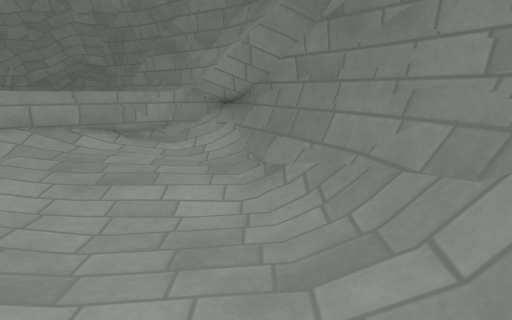
[1] (above)

12 first-person views from a walk through a Godot game level. The camera is 1.3 m above the floor, tilts 12° down and sees 75° across. The floor is counted in squares, 0.5 m on a side. Each view is taken from the middle of a square. On the plan, view 1 faces up. The plan holds only what a view shows up to about 20 squares ahead; the rest is blank. The place goes on beyond the plan. Surface patterns are stand-ins for the level's own textures.

[2]
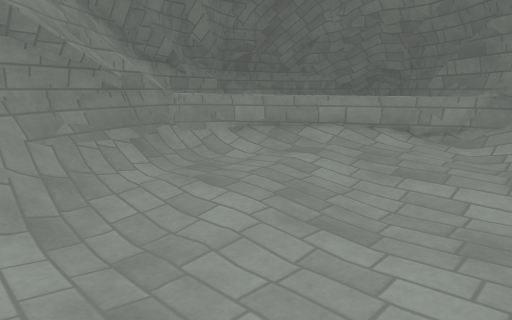

[3]
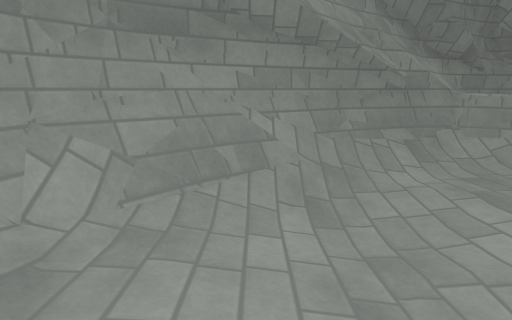

[4]
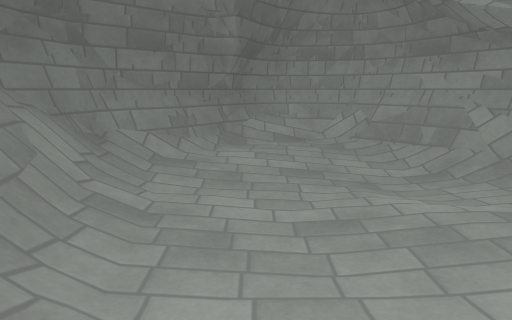

[5]
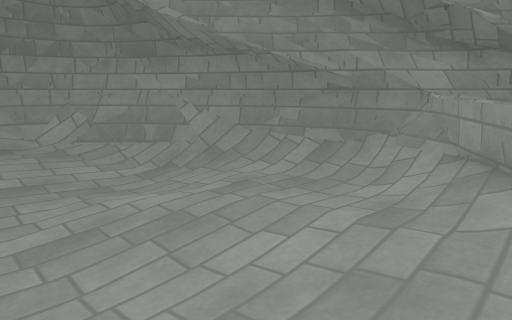

[6]
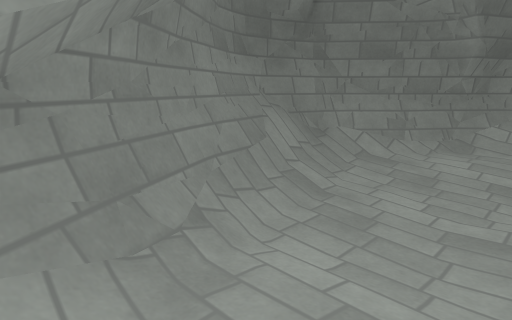

[7]
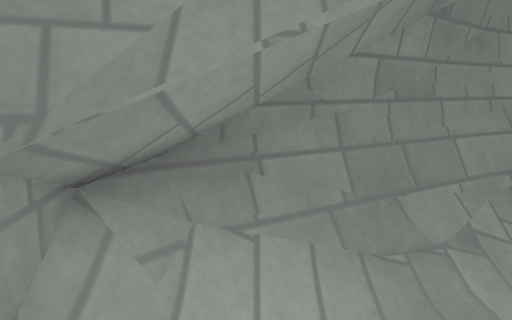

[8]
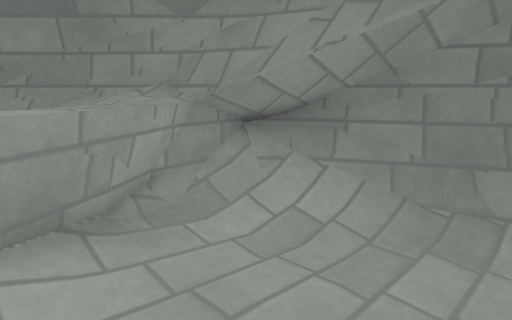

[9]
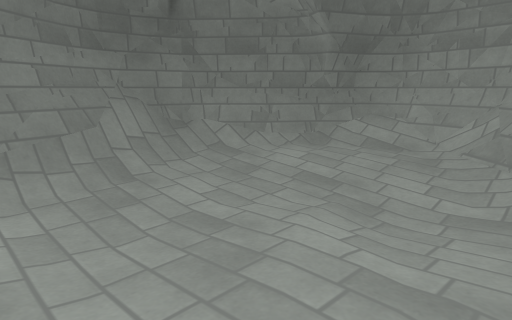

[10]
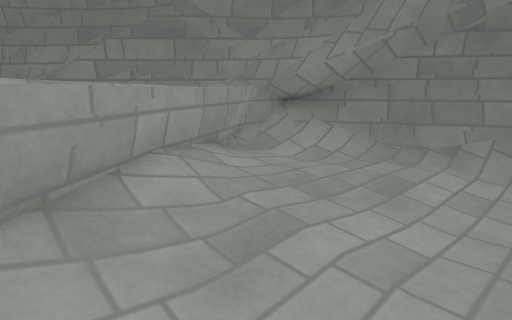

[11]
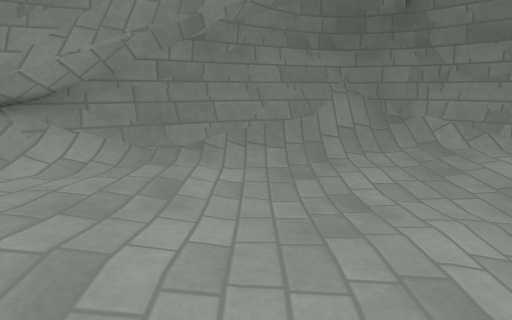

[12]
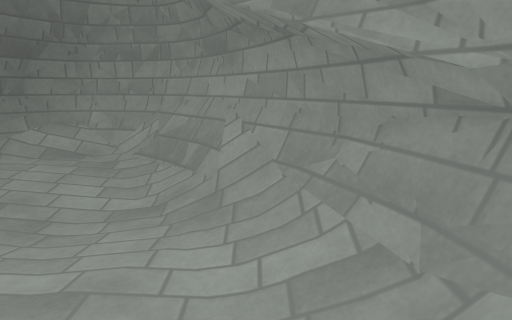

### Floor plan
Key: @ floor where view 1 was taken; # wall or solid block; x gap in a wall; . main floor; : floor 0.25 m higher than the main floor; - floor 0.25 m lower than the main floor; / step, stairs or slope; = window, fence, low wall or low ledge; ^ raised ledge.
Columns run from 17 left of view 1 to 6 right of it. Each row starts with its distance up from view 1.
 17              ^##
 16              ^^#
 15             ^^=#
 14            ^^//##
 13          ^^::::###
 12        ^^^/::...##
 11       ^^/:::::...##
 10     ^^#/:::....../##
  9    ^^/:..:......./###
  8 #^^x//.........--//=#
  7 ##=//.......------/###
  6 ##=//.......-----.//=#
  5  ###/.......-----../=##
  4   ##/.......-----..//=##
  3    #//...--------..///=#
  2    # /..---------..///##
  1    ##//---------...//=#
  0     #///------...@.//##
 -1     ## //----....../=##
 -2      ###//-.......#=##
 -3       #^=/......./=##
 -4       ##=/....../=##
 -5       ##=//...//###
 -6        ##=/////###
 -7         ###==####
 -8           #####

Where each view was taken, in squares from view 1:
view 1: 0 up, 0 right, facing up
view 2: 2 down, 0 right, facing up-left
view 3: 2 down, 0 right, facing left
view 4: 12 up, 2 left, facing down
view 5: 12 up, 2 left, facing down-left
view 6: 13 up, 5 left, facing down-right
view 7: 13 up, 5 left, facing right
view 8: 9 up, 7 left, facing up-right
view 9: 9 up, 10 left, facing down-right
view 10: 6 up, 12 left, facing up-right
view 11: 7 up, 12 left, facing right
view 12: 9 up, 12 left, facing down
